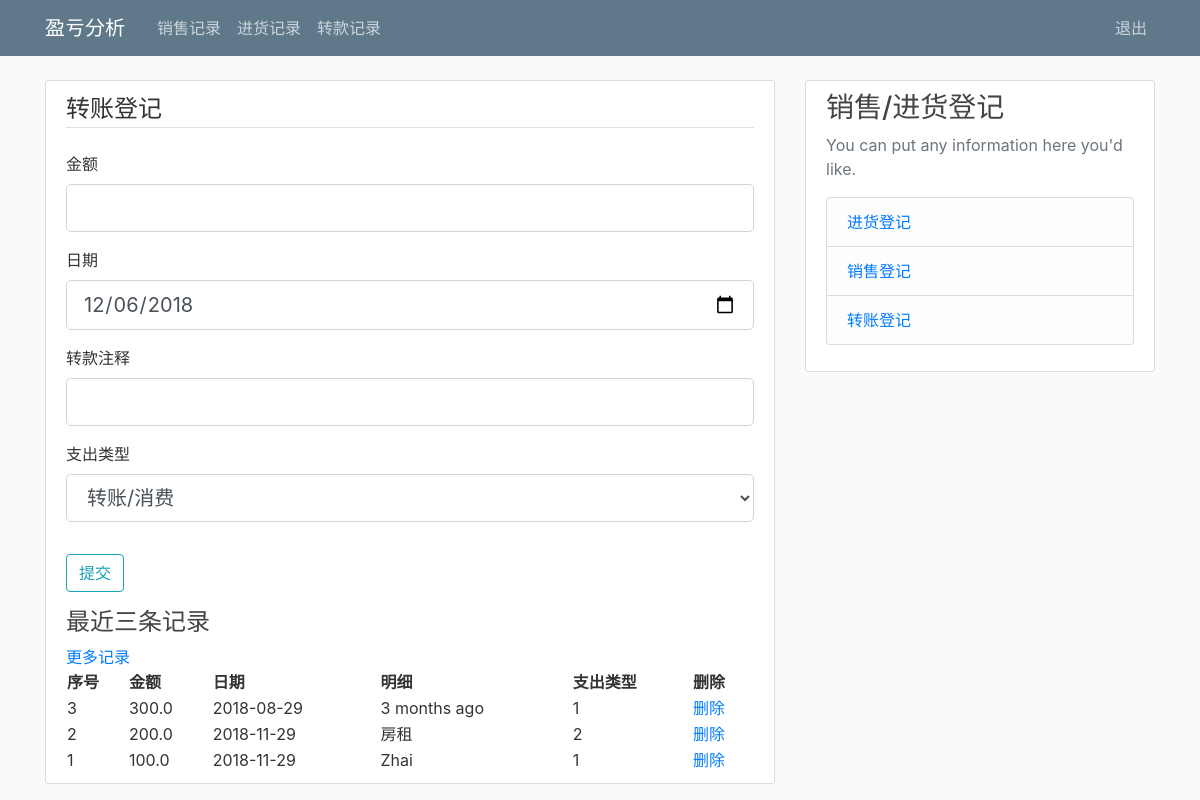
Page /transactions (signed in) on the committed database.
### flask_package/models.py (models this page shows)
class Transaction(db.Model):
    id = db.Column(db.Integer, primary_key=True)
    date = db.Column(db.DateTime, nullable=False, default=datetime.date.today)
    amount = db.Column(db.Float, nullable=False)
    type = db.Column(db.Integer, nullable=False)
    annotation = db.Column(db.String(150), nullable=False)

### flask_package/routes.py (the view)
@app.route('/transactions', methods=['GET', 'POST'])
@login_required
def transactions():
    form = TransactionForm()
    if form.validate_on_submit():
        transaction = Transaction(amount=form.amount.data, date=form.trans_date.data,
                                  annotation=form.annotation.data, type=form.type.data)
        db.session.add(transaction)
        db.session.commit()
        return redirect(url_for('transaction_display'))
    trans = Transaction.query.order_by(Transaction.id.desc()).limit(3)
    return render_template('transaction.html', title='西臣-销售登记', form=form, transactions=trans)

### flask_package/forms.py
class TransactionForm(FlaskForm):
    annotation = StringField("转款注释", validators=[DataRequired()])
    trans_date = DateField("日期", default=datetime.date.today)
    type = SelectField('支出类型', choices=[(1, '转账/消费'), (2, '运营支出（如房租）')], coerce=int)
    amount = DecimalField("金额", validators=[DataRequired()])
    submit = SubmitField("提交")

### flask_package/models.py (called while the page is built)
@login_manager.user_loader
def load_user(user_id):
    return User.query.get(int(user_id))

### flask_package/routes.py (called while the page is built)
@app.before_request
def make_session_permanent():
    session.permanent = True
    app.permanent_session_lifetime = timedelta(minutes=40)

### flask_package/templates/transaction.html (shortened to what this page needs)
{% extends "layout.html" %}
{% block content %}
    <div class="content-section">
        <form method="POST" action="" enctype="multipart/form-data" autocomplete="off">
            <fieldset class="form-group">
                <legend class="border-bottom mb-4">转账登记</legend>
                <div class="form-group">
                    {{ form.amount.label(class="form-control-label") }}
                    {% if form.amount.errors %}
                        {{ form.amount(class="form-control form-control-lg is-invalid") }}
                        <div class="invalid-feedback">
                            {% for error in form.amount.errors %}
                                <span>{{ error }}</span>
                            {% endfor %}
                        </div>
                    {% else %}
                        {{ form.amount(class="form-control form-control-lg") }}
                    {% endif %}
                </div>
                <div class="form-group">
                    {{ form.trans_date.label(class="form-control-label") }}
                    {% if form.trans_date.errors %}
                        {{ form.trans_date(class="form-control form-control-lg is-invalid") }}
                        <div class="invalid-feedback">
                            {% for error in form.trans_date.errors %}
                                <span>{{ error }}</span>
                            {% endfor %}
                        </div>
                    {% else %}
                        {{ form.trans_date(class="form-control form-control-lg") }}
                    {% endif %}
                </div>
                <div class="form-group">
                    {{ form.annotation.label(class="form-control-label") }}
                    {% if form.annotation.errors %}
                        {{ form.annotation(class="form-control form-control-lg is-invalid") }}
                        <div class="invalid-feedback">
                            {% for error in form.annotation.errors %}
                                <span>{{ error }}</span>
                            {% endfor %}
                        </div>
                    {% else %}
                        {{ form.annotation(class="form-control form-control-lg") }}
                    {% endif %}
                </div>
                <div class="form-group">
                    {{ form.type.label(class="form-control-label") }}
                    {% if form.type.errors %}
                        {{ form.type(class="form-control form-control-lg is-invalid") }}
                        <div class="invalid-feedback">
                            {% for error in form.type.errors %}
                                <span>{{ error }}</span>
                            {% endfor %}
                        </div>
                    {% else %}
                        {{ form.type(class="form-control form-control-lg") }}
                    {% endif %}
                </div>
            </fieldset>
            <div class="form-group">
                {{ form.submit(class="btn btn-outline-info") }}
            </div>
        </form>
        <h4>最近三条记录</h4>
        <a href="{{ url_for('transaction_display') }}">更多记录</a>
        <table style="width:100%">
          <tr>
            <th>序号</th>
            <th>金额</th>
            <th>日期</th>
            <th>明细</th>
            <th>支出类型</th>
            <th>删除</th>
          </tr>
        {% for i in transactions %}
            <tr>
            <td>{{i.id}}</td>
            <td>{{i.amount}}</td>
            <td>{{i.date.strftime('%Y-%m-%d')}}</td>
            <td>{{i.annotation}}</td>
            <td>{{i.type}}</td>
            <td><a href="{{ url_for('delete_trans', id=i.id) }}">删除</a></td>
            </tr>
        {% endfor %}
        </table>
    </div>
{% endblock content %}

### flask_package/static/main.css (style rules this page uses)
body { background: #fafafa; color: #333333; margin-top: 5rem; }
h1, h2, h3, h4, h5, h6 { color: #444444; }
.content-section { background: #ffffff; padding: 10px 20px; border: 1px solid #dddddd; border-radius: 3px; margin-bottom: 20px; }

### rows in the picture
Transaction: id "3", amount "300.0", date "2018-08-29", annotation "3 months ago", type "1"
Transaction: id "2", amount "200.0", date "2018-11-29", annotation "房租", type "2"
Transaction: id "1", amount "100.0", date "2018-11-29", annotation "Zhai", type "1"
